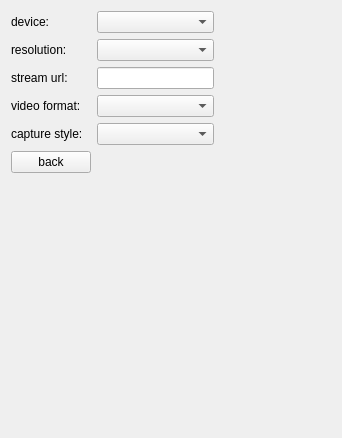
<?xml version="1.0" encoding="UTF-8"?>
<ui version="4.0">
 <class>Setting</class>
 <widget class="QWidget" name="Setting">
  <property name="geometry">
   <rect>
    <x>0</x>
    <y>0</y>
    <width>342</width>
    <height>438</height>
   </rect>
  </property>
  <property name="windowTitle">
   <string>Form</string>
  </property>
  <property name="styleSheet">
   <string notr="true"/>
  </property>
  <layout class="QGridLayout" name="gridLayout">
   <item row="2" column="1">
    <widget class="QLineEdit" name="streamUrlEdit">
     <property name="minimumSize">
      <size>
       <width>0</width>
       <height>0</height>
      </size>
     </property>
    </widget>
   </item>
   <item row="6" column="0">
    <spacer name="verticalSpacer">
     <property name="orientation">
      <enum>Qt::Vertical</enum>
     </property>
     <property name="sizeHint" stdset="0">
      <size>
       <width>20</width>
       <height>40</height>
      </size>
     </property>
    </spacer>
   </item>
   <item row="4" column="0">
    <widget class="QLabel" name="captureStyleLabel">
     <property name="text">
      <string>capture style:</string>
     </property>
    </widget>
   </item>
   <item row="4" column="1">
    <widget class="QComboBox" name="styleComboBox"/>
   </item>
   <item row="0" column="1">
    <widget class="QComboBox" name="deviceComboBox">
     <property name="minimumSize">
      <size>
       <width>0</width>
       <height>0</height>
      </size>
     </property>
    </widget>
   </item>
   <item row="2" column="0">
    <widget class="QLabel" name="streamUrlLabel">
     <property name="minimumSize">
      <size>
       <width>0</width>
       <height>0</height>
      </size>
     </property>
     <property name="text">
      <string>stream url:</string>
     </property>
    </widget>
   </item>
   <item row="1" column="1">
    <widget class="QComboBox" name="resComboBox">
     <property name="minimumSize">
      <size>
       <width>0</width>
       <height>0</height>
      </size>
     </property>
    </widget>
   </item>
   <item row="3" column="0">
    <widget class="QLabel" name="videoFormatLabel">
     <property name="text">
      <string>video format:</string>
     </property>
    </widget>
   </item>
   <item row="5" column="0">
    <widget class="QPushButton" name="backBtn">
     <property name="text">
      <string>back</string>
     </property>
    </widget>
   </item>
   <item row="3" column="1">
    <widget class="QComboBox" name="videoFormatComboBox"/>
   </item>
   <item row="0" column="0">
    <widget class="QLabel" name="deviceLabel">
     <property name="minimumSize">
      <size>
       <width>0</width>
       <height>0</height>
      </size>
     </property>
     <property name="text">
      <string>device:</string>
     </property>
    </widget>
   </item>
   <item row="1" column="0">
    <widget class="QLabel" name="resLabel">
     <property name="minimumSize">
      <size>
       <width>0</width>
       <height>0</height>
      </size>
     </property>
     <property name="text">
      <string>resolution:</string>
     </property>
    </widget>
   </item>
   <item row="1" column="2">
    <spacer name="horizontalSpacer">
     <property name="orientation">
      <enum>Qt::Horizontal</enum>
     </property>
     <property name="sizeHint" stdset="0">
      <size>
       <width>40</width>
       <height>20</height>
      </size>
     </property>
    </spacer>
   </item>
  </layout>
 </widget>
 <resources/>
 <connections/>
</ui>
